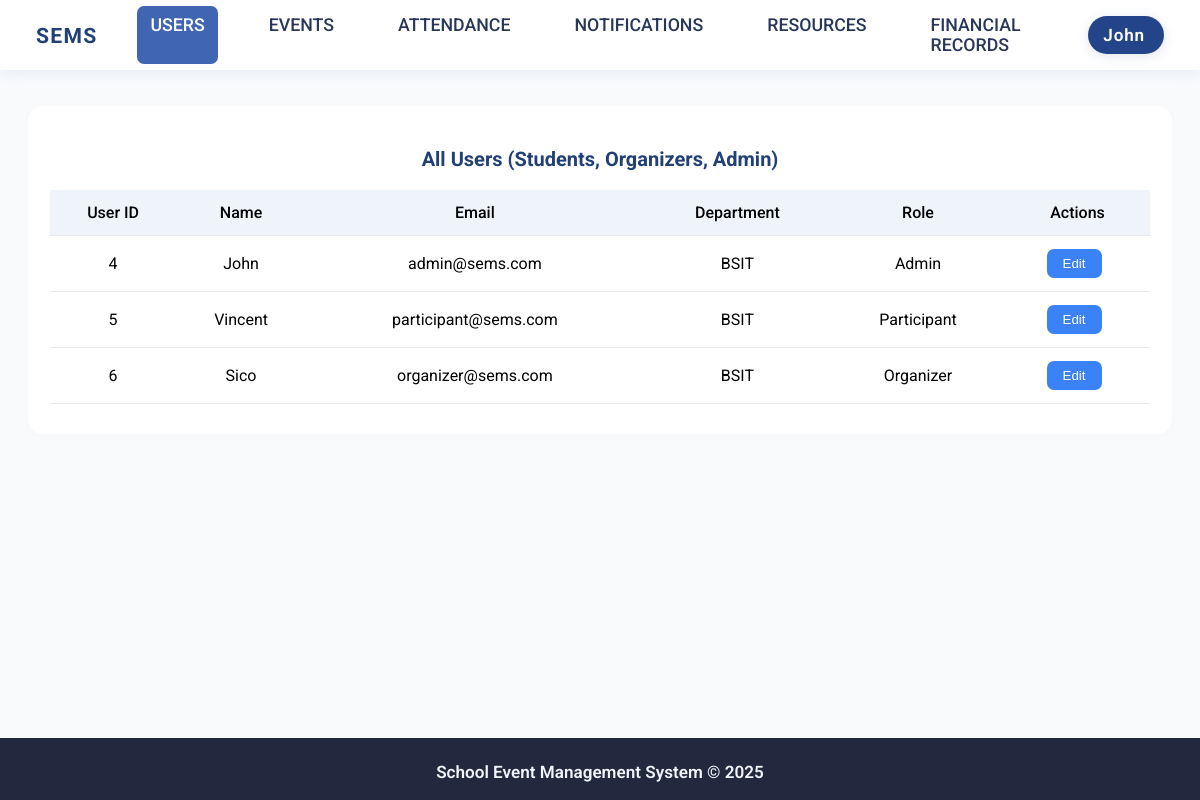
The page /students_admin_dashboard.php (signed in) on the database its author committed.
### tables this page shows
CREATE TABLE `users` (
  `user_id` int(11) NOT NULL,
  `name` varchar(255) NOT NULL,
  `email` varchar(255) NOT NULL,
  `password_hash` varchar(255) NOT NULL,
  `role` enum('admin','organizer','participant') NOT NULL,
  `department` varchar(100) DEFAULT '',
  `profile_pic` varchar(255) DEFAULT NULL,
  `birthday` date DEFAULT NULL,
  `gender` enum('male','female','other') DEFAULT NULL
);

### students_admin_dashboard.php (the view, shortened to what this page needs)
<?php
$host = 'localhost';
$db   = 'sems_db';
$user = 'root';
$pass = '';
$charset = 'utf8mb4';
$dsn = "mysql:host=$host;dbname=$db;charset=$charset";
$options = [
    PDO::ATTR_ERRMODE => PDO::ERRMODE_EXCEPTION,
    PDO::ATTR_DEFAULT_FETCH_MODE => PDO::FETCH_ASSOC,
];
try {
    $pdo = new PDO($dsn, $user, $pass, $options);
} catch (\PDOException $e) {
    exit('Database connection failed: ' . $e->getMessage());
}
$user_id = $_SESSION['user_id'] ?? null;
$userRow = ["name" => "Unknown"];
if ($user_id) {
    $stmt = $pdo->prepare("SELECT name FROM users WHERE user_id = ?");
    $stmt->execute([$user_id]);
    $row = $stmt->fetch();
    if ($row) $userRow['name'] = $row['name'];
}
?>
<!DOCTYPE html>
<html lang="en">
<head>
</head>
<body>
    <div class="navbar">
        <a href="admin_dashboard.php" class="logo-link"><div class="logo">SEMS</div></a>
        <div class="menu">
            <a href="students_admin_dashboard.php" class="active">USERS</a>
            <a href="events_admin_dashboard.php">EVENTS</a>
            <a href="attendance_admin_dashboard.php">ATTENDANCE</a>
            <a href="notifications_admin_dashboard.php">NOTIFICATIONS</a>
            <a href="resources_admin_dashboard.php">RESOURCES</a>
            <a href="financialrecords_admin_dashboard.php">FINANCIAL RECORDS</a>
        </div>
        <div class="user-dropdown">
            <div class="user-name"><?php echo htmlspecialchars($userRow['name']); ?></div>
        </div>
    </div>
    <div class="students-table-area">
        <h2 style="color:#204076; font-size:1.25em; margin-bottom:19px; font-weight:700; text-align:center;">
            All Users (Students, Organizers, Admin)
        </h2>
        <table>
            <thead>
                <tr>
                    <th>User ID</th>
                    <th>Name</th>
                    <th>Email</th>
                    <th>Department</th>
                    <th>Role</th>
                    <th>Actions</th>
                </tr>
            </thead>
            <tbody>
                <?php
                $users = $pdo->query("SELECT user_id, name, email, department, role FROM users");
                while ($row = $users->fetch()) {
                    $dept = $row['department'] ?? "";
                    $role = ucfirst($row['role']);
                    echo "<tr>
                        <td>{$row['user_id']}</td>
                        <td>{$row['name']}</td>
                        <td>{$row['email']}</td>
                        <td>".htmlspecialchars($dept)."</td>
                        <td>{$role}</td>
                        <td>
                            <button class='action-btn action-edit' type='button' onclick='showEditModal({$row['user_id']})'>Edit</button>
                        </td>
                    </tr>";
                }
                ?>
            </tbody>
        </table>
    </div>
    <footer>
        School Event Management System &copy; <?php echo date("Y"); ?>
    </footer>
</body>
</html>

### students_admin_dashboard.php (style rules this page uses)
html, body { margin:0; padding:0; min-height:100vh; background:#f8fafc; font-family:'Roboto', Arial, sans-serif; }
body { display: flex; flex-direction: column; min-height: 100vh; }
.navbar { display: flex; align-items: center; justify-content: space-between; background: #fff; box-shadow: 0 2px 14px #e6eaf3; padding: 0 36px; height: 70px; position: sticky; top: 0; z-index: 1000; }
.logo { font-size: 1.32em; font-weight: 700; letter-spacing: 0.06em; color: #204076; margin-right: 40px; }
.logo-link { color:inherit; text-decoration:none; }
.menu { flex: 1; display: flex; justify-content: center; gap: 38px; }
.menu a { color: #273659; text-decoration: none; font-weight: 500; font-size: 1.11em; padding: 9px 13px; border-radius: 7px; transition: all 0.14s; }
.menu a.active, .menu a:focus, .menu a:active { color: #fff; background: #4066b3; }
.user-dropdown { display:flex; align-items:center; gap:10px; position:relative; }
.user-name { color: #fff; background:#234488; padding:9px 19px 9px 15px; border-radius:22px; font-weight:600; font-size:1.07em; letter-spacing:.05em; box-shadow:0 2px 12px #20407626; cursor:pointer; }
.students-table-area { width:100%; max-width:1100px; margin:36px auto 0 auto; background:#fff; border-radius:14px; box-shadow:0 2px 10px #20407605; padding:24px 22px 30px 22px; }
table { width:100%; border-collapse:collapse; }
th, td { padding:13px 8px; border-bottom:1px solid #e6ebee; text-align:center; }
th { background:#eef4fa; font-weight:500; }
td { font-size:1em; }
.action-btn { padding:7px 16px; border-radius:7px; font-weight:500; margin-right:7px; border:none; cursor:pointer; }
.action-edit { background:#3b82f6; color:#fff; }
footer { background: #22283d; color: #f1f4fa; text-align: center; padding: 24px 0 18px 0; font-size:1.07em; margin-top: auto; font-weight:600; }

### rows shown on the page
users: name "John", user_id "4", email "admin@sems.com", department "BSIT", role "Admin"
users: user_id "5", name "Vincent", email "participant@sems.com", department "BSIT", role "Participant"
users: user_id "6", name "Sico", email "organizer@sems.com", department "BSIT", role "Organizer"
